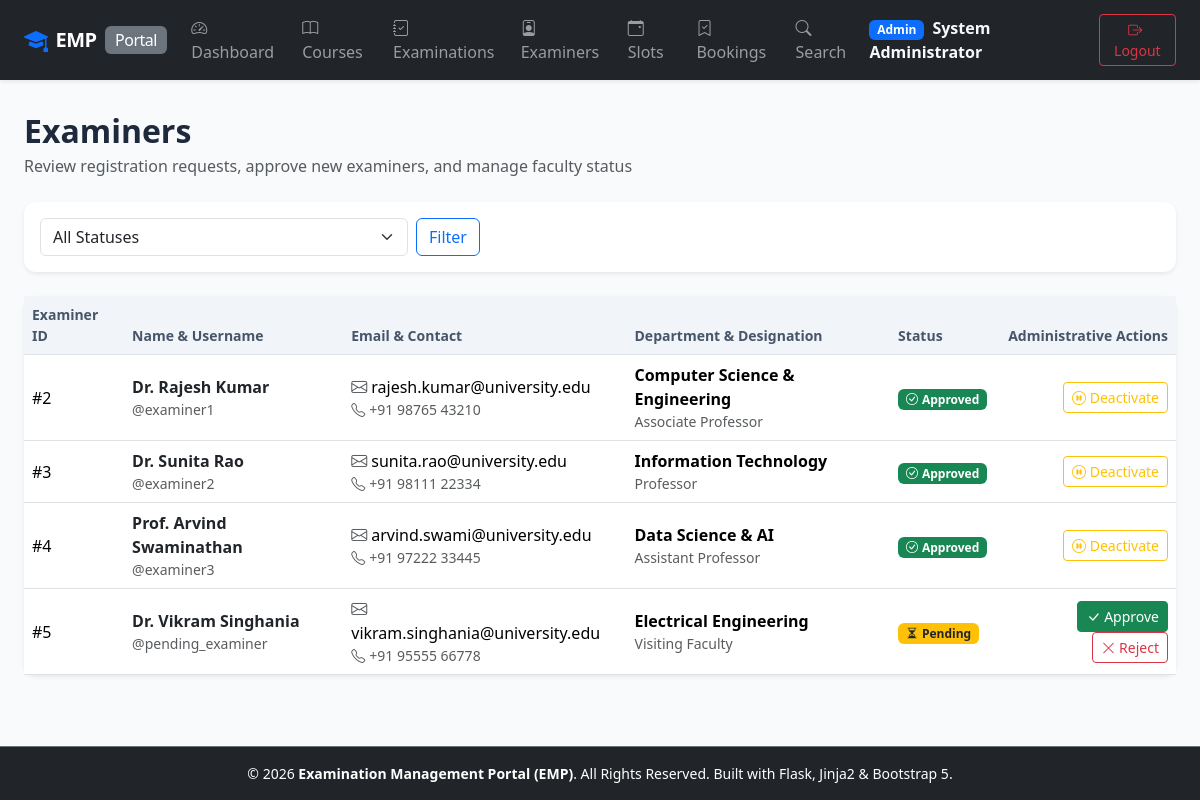
The app's page /admin/examiners (signed in) with its own data.
### app/models.py (models this page shows, shortened)
class User(UserMixin, db.Model):
    __tablename__ = 'users'
    id = db.Column(db.Integer, primary_key=True)
    username = db.Column(db.String(80), unique=True, nullable=False, index=True)
    email = db.Column(db.String(120), unique=True, nullable=False, index=True)
    password_hash = db.Column(db.String(255), nullable=False)
    role = db.Column(db.String(20), nullable=False) # 'admin', 'examiner', 'student'
    full_name = db.Column(db.String(120), nullable=False)
    created_at = db.Column(db.DateTime, default=datetime.utcnow)
    examiner_profile = db.relationship('ExaminerProfile', backref='user', uselist=False, cascade='all, delete-orphan')
    student_profile = db.relationship('StudentProfile', backref='user', uselist=False, cascade='all, delete-orphan')
    created_slots = db.relationship('ExaminationSlot', backref='examiner', lazy='dynamic')
    student_bookings = db.relationship('Booking', backref='student', lazy='dynamic')
    evaluations_given = db.relationship('Evaluation', backref='examiner', lazy='dynamic')
    @property
    def is_admin(self):
        return self.role == 'admin'

class ExaminerProfile(db.Model):
    __tablename__ = 'examiner_profiles'
    id = db.Column(db.Integer, primary_key=True)
    user_id = db.Column(db.Integer, db.ForeignKey('users.id', ondelete='CASCADE'), unique=True, nullable=False)
    contact_details = db.Column(db.String(120), nullable=True)
    department = db.Column(db.String(120), nullable=False, default='General')
    designation = db.Column(db.String(120), nullable=True, default='Examiner')
    status = db.Column(db.String(20), nullable=False, default='pending') # 'pending', 'approved', 'rejected', 'deactivated'
    created_at = db.Column(db.DateTime, default=datetime.utcnow)

### app/admin/routes.py (the view)
@admin_bp.route('/examiners')
@admin_required
def examiners():
    status_filter = request.args.get('status', '')
    query = User.query.filter_by(role='examiner').join(ExaminerProfile)
    if status_filter:
        query = query.filter(ExaminerProfile.status == status_filter)
    examiner_users = query.all()
    return render_template('admin/examiners.html', examiners=examiner_users, status_filter=status_filter)

### app/__init__.py (called while the page is built)
@login_manager.user_loader
def load_user(user_id):
    return db.session.get(User, int(user_id))

### app/admin/routes.py (called while the page is built)
def admin_required(f):
    @wraps(f)
    @login_required
    def decorated_function(*args, **kwargs):
        if not current_user.is_admin:
            flash('Access denied. Admin privileges required.', 'danger')
            return redirect(url_for('index'))
        return f(*args, **kwargs)
    return decorated_function

### app/templates/admin/examiners.html (shortened to what this page needs)
{% extends "base.html" %}
{% block content %}
<div class="d-flex justify-content-between align-items-center mb-4">
    <div>
        <h2 class="fw-bold mb-1">Examiners</h2>
        <p class="text-muted mb-0">Review registration requests, approve new examiners, and manage faculty status</p>
    </div>
</div>
<div class="card p-3 mb-4 shadow-sm border-0">
    <form method="GET" action="{{ url_for('admin.examiners') }}" class="row g-2 align-items-center">
        <div class="col-md-4">
            <select name="status" class="form-select">
                <option value="">All Statuses</option>
            </select>
        </div>
        <div class="col-auto">
            <button type="submit" class="btn btn-outline-primary">Filter</button>
        </div>
    </form>
</div>
<div class="card shadow-sm border-0">
    <div class="table-responsive">
        <table class="table table-hover align-middle mb-0">
            <thead>
                <tr>
                    <th>Examiner ID</th>
                    <th>Name & Username</th>
                    <th>Email & Contact</th>
                    <th>Department & Designation</th>
                    <th>Status</th>
                    <th class="text-end">Administrative Actions</th>
                </tr>
            </thead>
            <tbody>
                {% for examiner in examiners %}
                {% set profile = examiner.examiner_profile %}
                <tr>
                    <td>#{{ examiner.id }}</td>
                    <td>
                        <div class="fw-bold text-dark">{{ examiner.full_name }}</div>
                        <div class="text-muted small">@{{ examiner.username }}</div>
                    </td>
                    <td>
                        <div><i class="bi bi-envelope me-1 text-muted"></i>{{ examiner.email }}</div>
                        <div class="text-muted small"><i class="bi bi-telephone me-1"></i>{{ profile.contact_details or 'N/A' }}</div>
                    </td>
                    <td>
                        <div class="fw-semibold">{{ profile.department if profile else 'General' }}</div>
                        <div class="text-muted small">{{ profile.designation if profile else 'Examiner' }}</div>
                    </td>
                    <td>
                        {% if profile.status == 'approved' %}
                            <span class="badge bg-success"><i class="bi bi-check-circle me-1"></i>Approved</span>
                        {% elif profile.status == 'pending' %}
                            <span class="badge bg-warning text-dark"><i class="bi bi-hourglass-split me-1"></i>Pending</span>
                        {% elif profile.status == 'deactivated' %}
                            <span class="badge bg-secondary"><i class="bi bi-slash-circle me-1"></i>Deactivated</span>
                        {% else %}
                            <span class="badge bg-danger"><i class="bi bi-x-circle me-1"></i>Rejected</span>
                        {% endif %}
                    </td>
                    <td class="text-end">
                        {% if profile.status == 'pending' %}
                            <form method="POST" action="{{ url_for('admin.examiner_action', user_id=examiner.id) }}" class="d-inline">
                                <button type="submit" class="btn btn-sm btn-success">
                                    <i class="bi bi-check-lg"></i> Approve
                                </button>
                            </form>
                            <form method="POST" action="{{ url_for('admin.examiner_action', user_id=examiner.id) }}" class="d-inline">
                                <button type="submit" class="btn btn-sm btn-outline-danger">
                                    <i class="bi bi-x-lg"></i> Reject
                                </button>
                            </form>
                        {% elif profile.status == 'approved' %}
                            <form method="POST" action="{{ url_for('admin.examiner_action', user_id=examiner.id) }}" class="d-inline">
                                <button type="submit" class="btn btn-sm btn-outline-warning" title="Deactivate account">
                                    <i class="bi bi-pause-circle"></i> Deactivate
                                </button>
                            </form>
                        {% endif %}
                    </td>
                </tr>
                {% else %}
                <tr>
                    <td colspan="6" class="text-center py-4 text-muted">No examiners found matching the filter.</td>
                </tr>
                {% endfor %}
            </tbody>
        </table>
    </div>
</div>
{% endblock %}

### app/templates/base.html (shortened to what this page needs)
<!DOCTYPE html>
<html lang="en">
<head>
    <link href="https://cdn.jsdelivr.net/npm/bootstrap@5.3.3/dist/css/bootstrap.min.css" rel="stylesheet">
    <link href="https://cdn.jsdelivr.net/npm/bootstrap-icons@1.11.3/font/bootstrap-icons.min.css" rel="stylesheet">
    <link href="{{ url_for('static', filename='css/custom.css') }}" rel="stylesheet">
</head>
<body>
    <nav class="navbar navbar-expand-lg navbar-dark bg-dark sticky-top shadow-sm">
        <div class="container-fluid px-lg-4">
            <a class="navbar-brand d-flex align-items-center" href="{{ url_for('index') }}">
                <i class="bi bi-mortarboard-fill text-primary me-2 fs-4"></i>
                <span class="fw-bold">EMP</span>
                <span class="badge bg-secondary ms-2 fs-6 fw-normal d-none d-sm-inline">Portal</span>
            </a>
            <div class="collapse navbar-collapse" id="navbarMain">
                <ul class="navbar-nav me-auto mb-2 mb-lg-0">
                    {% if current_user.is_authenticated %}
                        {% if current_user.is_admin %}
                            <li class="nav-item">
                                <a class="nav-link" href="{{ url_for('admin.dashboard') }}"><i class="bi bi-speedometer2 me-1"></i> Dashboard</a>
                            </li>
                            <li class="nav-item">
                                <a class="nav-link" href="{{ url_for('admin.courses') }}"><i class="bi bi-book me-1"></i> Courses</a>
                            </li>
                            <li class="nav-item">
                                <a class="nav-link" href="{{ url_for('admin.examinations') }}"><i class="bi bi-journal-check me-1"></i> Examinations</a>
                            </li>
                            <li class="nav-item">
                                <a class="nav-link" href="{{ url_for('admin.examiners') }}"><i class="bi bi-person-badge me-1"></i> Examiners</a>
                            </li>
                            <li class="nav-item">
                                <a class="nav-link" href="{{ url_for('admin.slots') }}"><i class="bi bi-calendar-event me-1"></i> Slots</a>
                            </li>
                            <li class="nav-item">
                                <a class="nav-link" href="{{ url_for('admin.bookings') }}"><i class="bi bi-bookmark-check me-1"></i> Bookings</a>
                            </li>
                            <li class="nav-item">
                                <a class="nav-link" href="{{ url_for('admin.search') }}"><i class="bi bi-search me-1"></i> Search</a>
                            </li>
                        {% endif %}
                    {% else %}
                        <li class="nav-item">
                            <a class="nav-link" href="{{ url_for('index') }}"><i class="bi bi-house-door me-1"></i> Home</a>
                        </li>
                    {% endif %}
                </ul>
                <ul class="navbar-nav ms-auto align-items-center">
                    {% if current_user.is_authenticated %}
                        <li class="nav-item me-3 text-light">
                            <span class="badge bg-primary me-1">{{ current_user.role|capitalize }}</span>
                            <span class="fw-semibold">{{ current_user.full_name }}</span>
                        </li>
                        <li class="nav-item">
                            <a class="btn btn-outline-danger btn-sm" href="{{ url_for('auth.logout') }}">
                                <i class="bi bi-box-arrow-right me-1"></i> Logout
                            </a>
                        </li>
                    {% endif %}
                </ul>
            </div>
        </div>
    </nav>
    <main class="main-content container-fluid px-lg-4 py-3">
        {% block content %}{% endblock %}
    </main>
    <footer class="bg-dark text-white text-center py-3 mt-auto border-top border-secondary">
        <div class="container-fluid">
            <p class="mb-0 small text-light-50">
                &copy; 2026 <strong>Examination Management Portal (EMP)</strong>. All Rights Reserved. Built with Flask, Jinja2 & Bootstrap 5.
            </p>
        </div>
    </footer>
</body>
</html>

### app/static/css/custom.css (style rules this page uses)
:root { --primary-color: #1e3a8a; --primary-dark: #0f172a; --accent-color: #3b82f6; --success-color: #059669; --warning-color: #d97706; --danger-color: #dc2626; --card-shadow: 0 4px 6px -1px rgba(0, 0, 0, 0.1), 0 2px 4px -1px rgba(0, 0, 0, 0.06); }
body { background-color: #f8fafc; font-family: system-ui, -apple-system, "Segoe UI", Roboto, "Helvetica Neue", Arial, sans-serif; color: #1e293b; min-height: 100vh; display: flex; flex-direction: column; }
.main-content { flex: 1; }
.navbar-brand { font-weight: 700; letter-spacing: -0.5px; }
.card { border: none; border-radius: 0.75rem; box-shadow: var(--card-shadow); transition: transform 0.15s ease-in-out, box-shadow 0.15s ease-in-out; }
.table th { background-color: #f1f5f9; color: #475569; font-weight: 600; font-size: 0.875rem; border-top: none; }
.table td { vertical-align: middle; }

### records on screen
User: role "Admin", full_name "System Administrator"
User: id "2", full_name "Dr. Rajesh Kumar", username "examiner1", email "rajesh.kumar@university.edu", shows "Approved"
ExaminerProfile: contact_details "+91 98765 43210", department "Computer Science & Engineering", designation "Associate Professor"
User: id "3", full_name "Dr. Sunita Rao", username "examiner2", email "sunita.rao@university.edu", shows "Approved"
ExaminerProfile: contact_details "+91 98111 22334", department "Information Technology", designation "Professor"
User: id "4", full_name "Prof. Arvind Swaminathan", username "examiner3", email "arvind.swami@university.edu", shows "Approved"
ExaminerProfile: contact_details "+91 97222 33445", department "Data Science & AI", designation "Assistant Professor"
User: id "5", full_name "Dr. Vikram Singhania", username "pending_examiner", email "vikram.singhania@university.edu", shows "Pending"
ExaminerProfile: contact_details "+91 95555 66778", department "Electrical Engineering", designation "Visiting Faculty"
